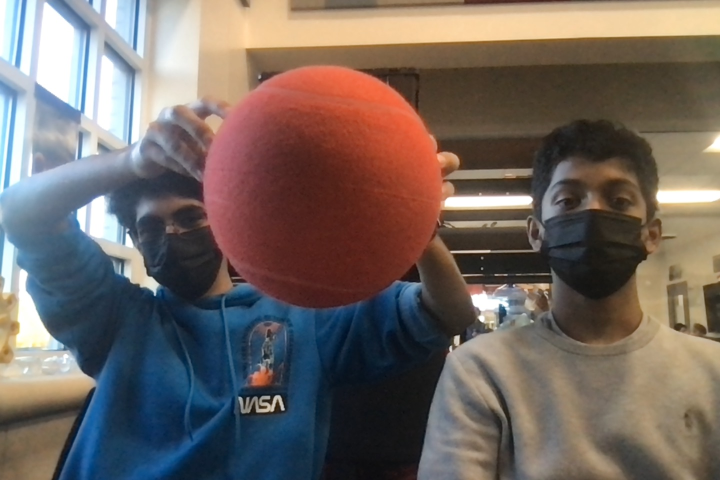
#> input picture scripts/red_ball.jpg, 1440 x 960 px, given in place of the camera (shown at 1/2 size)
$ python sri_detetion.py
#> lines starting #> are read from the running program, lines starting #| are printed output that depends on the picture; after the words box and inside, x2 and y2 are one past the last pixel; in counts of white or black regions, pixels touching at a corner belong together
#!/usr/bin/env python3

import cv2
import numpy as np

red = True

cap = cv2.VideoCapture(0)
callibration = cv2.imread("/Users/nayukumbham/Pictures/rr_calibration.jpg")

def find_marker(callibration):
    hsv = cv2.cvtColor(callibration, cv2.COLOR_BGR2HSV)

    lower_blue = np.array([110,50,50])
    upper_blue = np.array([130,255,255])

    lower_red = np.array([0, 50, 20])
    upper_red = np.array([5, 255, 255])

    mask = cv2.inRange(hsv, lower_red, upper_red)

    contours, _ = cv2.findContours(mask, cv2.RETR_TREE, cv2.CHAIN_APPROX_SIMPLE)

    c = max(contours, key = cv2.contourArea)

    return cv2.minAreaRect(c)


while(1):
    _, frame = cap.read()
#> frame is the input picture: shape (960, 1440, 3); mean B, G, R 97.6, 102.9, 113.8
    #frame = cv2.imread("imgs/powerup_8_ft.jpg")
    hsv = cv2.cvtColor(frame, cv2.COLOR_BGR2HSV)
#> hsv: shape (960, 1440, 3); mean H, S, V 51.3, 98, 128.2

    lower_blue = np.array([110,50,50])
    upper_blue = np.array([130,255,255])

    lower_red = np.array([0, 50, 20])
    upper_red = np.array([5, 255, 255])


    mask = cv2.inRange(hsv, lower_red, upper_red)
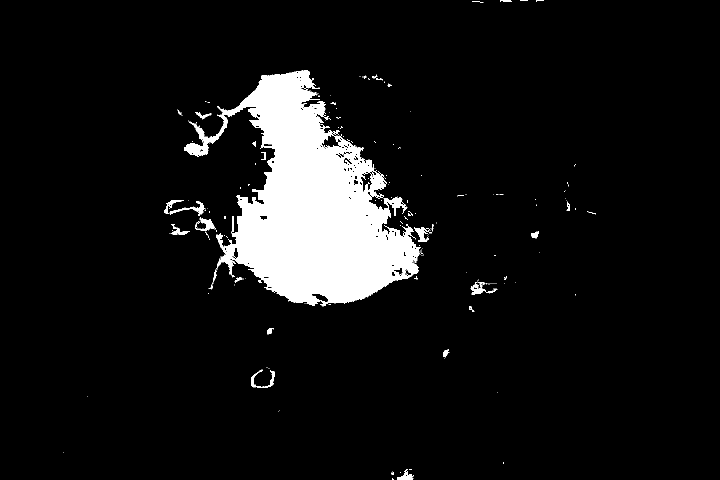
#> mask: shape (960, 1440) (shown at 1/2 size); 8.1% white; 210 white regions (174 under 20 px)
    res = cv2.bitwise_and(frame, frame, mask = mask)
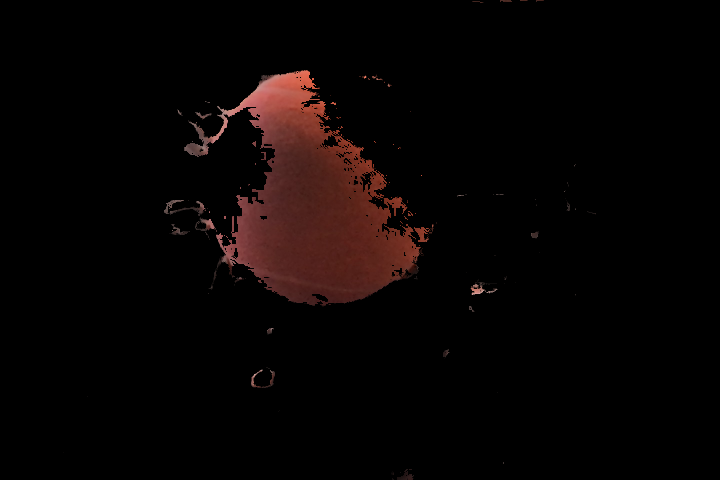
#> res: shape (960, 1440, 3) (shown at 1/2 size); mean B, G, R 3.4, 4, 8.5

    contours, _ = cv2.findContours(mask, cv2.RETR_TREE, cv2.CHAIN_APPROX_SIMPLE)
#> contours = 476 contours, 425 with area under 20; largest, box (x1, y1, x2, y2) and area: (368, 140, 842, 613) 107307, (328, 400, 411, 432) 624, (643, 269, 679, 295) 530, (720, 345, 745, 385) 505, (828, 454, 860, 484) 408

    maxContour = []

    for contour in contours:
        if len(contour) > len(maxContour):
            maxContour = contour
#> this loop made 476 passes
#> maxContour on pass 1: [[827, 956]]
#> contour on passes 3 to 8: [[826, 950], [827, 951], [827, 952], [827, 950]], [[785, 945], [785, 949], [787, 949], [787, 945]], [[783, 945], [783, 948]], [[800, 944], [800, 945], [801, 945], [801, 944]], [[785, 943]], [[818, 938], [818, 939], [823, 939], [823, 938]]
#> after the loop, maxContour = contour of 2443 points, box (x1, y1, x2, y2) (368, 140, 842, 613), area 107307

    x, y, w, h = 0, 0, 0, 0
    if len(maxContour) > 0:


        x, y, w, h = cv2.boundingRect(maxContour)
#> x = 368; y = 140; w = 474; h = 473


        cv2.rectangle(frame,(x,y),(x+w,y+h),(255,0,0),3)
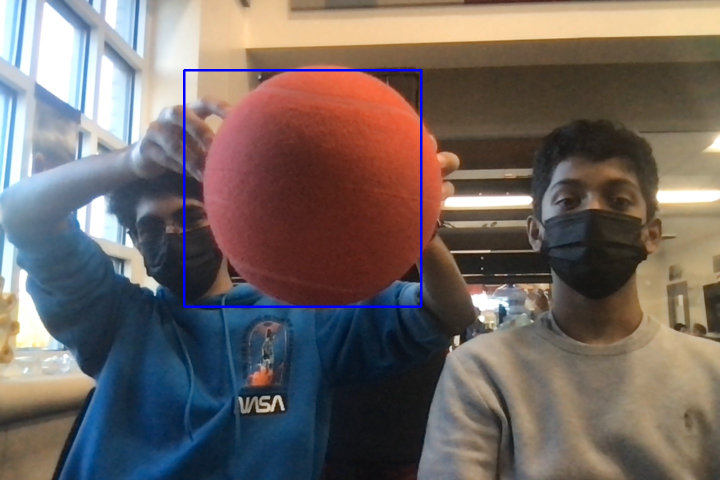
#> frame: shape (960, 1440, 3) (shown at 1/2 size); 0.68% of pixels changed, all inside (x1, y1, x2, y2) = (366, 138, 845, 616)

        p1 = [x, y]
#> p1 = [368, 140]
        p2 = [x, y + h]
#> p2 = [368, 613]
        p3 = [x + w, y]
#> p3 = [842, 140]
        p4 = [x + w, y + h]
#> p4 = [842, 613]

        centerX = (p3[0] - p1[0]) / 2
#> centerX = 237
        centerY = (p2[1] - p1[1]) / 2
#> centerY = 236.5
        centerPoint = [p1[0] + centerX, p1[1] + centerY]
#> centerPoint = [605, 376.5]

        imageCircle = cv2.circle(frame, center = (int(centerPoint[0]), int(centerPoint[1])), radius = 5, color = (56, 247, 35), thickness = 2)


        frameWidth  = cap.get(cv2.CAP_PROP_FRAME_WIDTH)
        frameHeight = cap.get(cv2.CAP_PROP_FRAME_HEIGHT)
        cpirto = [centerPoint[0] - (frameWidth / 2), -(centerPoint[1] - (frameHeight / 2))]
#> cpirto = [-115, 103.5]

        c = max(maxContour, key = cv2.contourArea)
#> c = [[608, 140]]
        marker = cv2.minAreaRect(c)
#> marker = ((608, 140), (0, 0), -90)

    cv2.imshow('frame', frame)
    #cv2.imshow('res', res)

    k = cv2.waitKey(5) & 0xFF
#> (key Esc is pressed here)
    if k == 27:
        break


cv2.imshow('image', frame)
cv2.waitKey()
#if the loop breaks; the instance breaks
cv2.destroyAllWindows()
cap.release()
